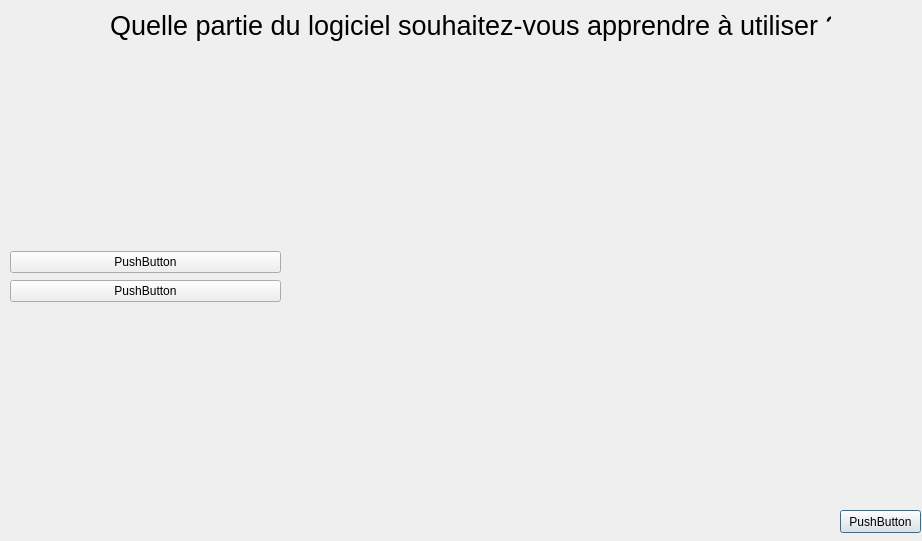
<?xml version="1.0" encoding="UTF-8"?>
<ui version="4.0">
 <class>Aide</class>
 <widget class="QDialog" name="Aide">
  <property name="geometry">
   <rect>
    <x>0</x>
    <y>0</y>
    <width>922</width>
    <height>541</height>
   </rect>
  </property>
  <property name="windowTitle">
   <string>Module d'aide</string>
  </property>
  <widget class="QPushButton" name="pushButton_3">
   <property name="geometry">
    <rect>
     <x>840</x>
     <y>510</y>
     <width>81</width>
     <height>23</height>
    </rect>
   </property>
   <property name="text">
    <string>PushButton</string>
   </property>
  </widget>
  <widget class="QLabel" name="label">
   <property name="geometry">
    <rect>
     <x>110</x>
     <y>10</y>
     <width>721</width>
     <height>31</height>
    </rect>
   </property>
   <property name="font">
    <font>
     <pointsize>20</pointsize>
    </font>
   </property>
   <property name="text">
    <string>Quelle partie du logiciel souhaitez-vous apprendre à utiliser ?</string>
   </property>
  </widget>
  <widget class="QWidget" name="layoutWidget">
   <property name="geometry">
    <rect>
     <x>10</x>
     <y>250</y>
     <width>271</width>
     <height>54</height>
    </rect>
   </property>
   <layout class="QVBoxLayout" name="verticalLayout">
    <item>
     <widget class="QPushButton" name="pushButton">
      <property name="text">
       <string>PushButton</string>
      </property>
     </widget>
    </item>
    <item>
     <widget class="QPushButton" name="pushButton_2">
      <property name="text">
       <string>PushButton</string>
      </property>
     </widget>
    </item>
   </layout>
  </widget>
  <zorder>layoutWidget</zorder>
  <zorder>pushButton_3</zorder>
  <zorder>label</zorder>
 </widget>
 <resources/>
 <connections>
  <connection>
   <sender>pushButton_3</sender>
   <signal>clicked()</signal>
   <receiver>Aide</receiver>
   <slot>hide()</slot>
   <hints>
    <hint type="sourcelabel">
     <x>851</x>
     <y>517</y>
    </hint>
    <hint type="destinationlabel">
     <x>781</x>
     <y>492</y>
    </hint>
   </hints>
  </connection>
 </connections>
</ui>
